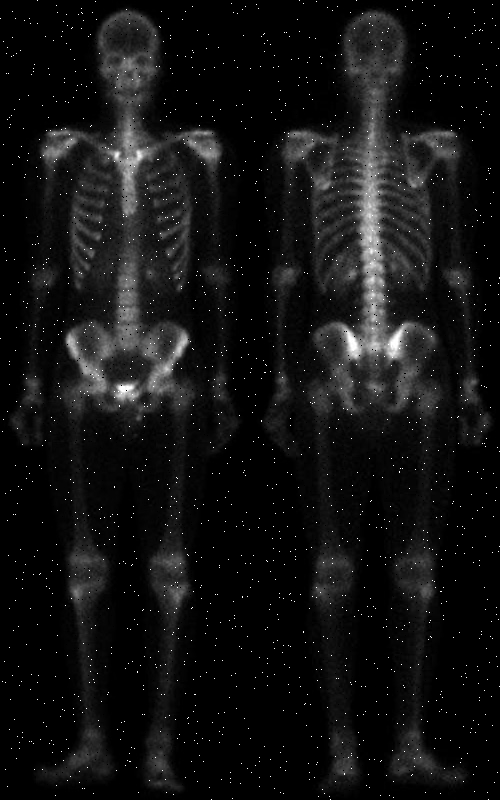
#> input picture HW2_DIP/images/bone-scan.png, 500 x 800 px
$ python 4.py
#> lines starting #> are read from the running program, lines starting #| are printed output that depends on the picture
import cv2 as cv
import numpy as np
import matplotlib.pyplot as plt
from matplotlib.widgets import Slider

#read image
img = cv.imread("images/bone-scan.png",0)
#> img is the input picture: shape (800, 500); min 0, max 255, mean 18.3
#filter function
def filterfunc(img, array):
#> called with array = 'median'
    if type(array) == np.ndarray or type(array) == list:
        if np.shape(array) == (3,3):
            img2 = cv.copyMakeBorder( img, 1 , 1 , 1 , 1 , cv.BORDER_REFLECT101 )
            shape = img2.shape
            out = np.ndarray((shape[0]-2,shape[1]-2) , dtype = 'uint8')
            for i in range(1,shape[0]-1):
                for j in range(1,shape[1]-1):

                    # [7 lines of commented-out code are left out]
                    s = array[0][0] * img2[i-1][j-1] + array[1][0] * img2[i][j-1] + array[2][0] * img2[i+1][j-1] + array[0][1] * img2[i-1][j] + array[1][1] * img2[i][j] + array[2][1] * img2[i+1][j] + array[0][2] * img2[i-1][j+1] + array[1][2] * img2[i][j+1] + array[2][2] * img2[i+1][j+1]

                    out[i-1][j-1] = np.clip(s,0,255)

            return out
        else:
            #return false if its not 3*3
            return False
    #median filter
    elif (array == 'median'):
        #make reflect border in order to apply filter
        img2 = cv.copyMakeBorder( img, 1 , 1 , 1 , 1 , cv.BORDER_REFLECT101 )
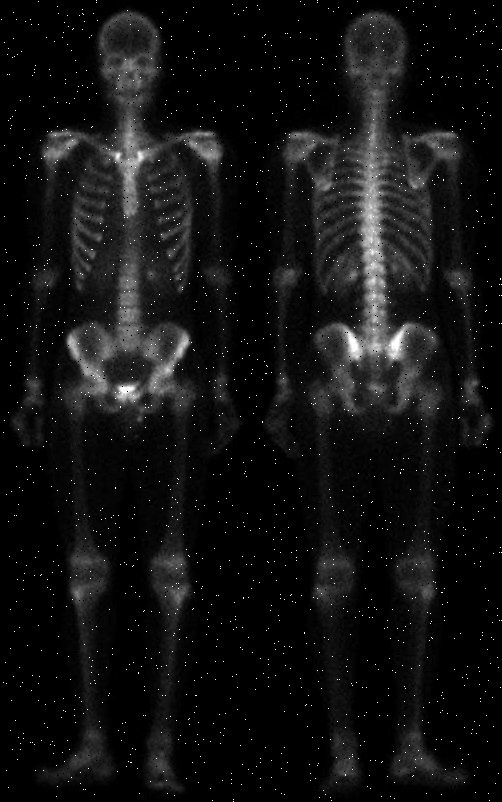
#> img2: shape (802, 502); min 0, max 255, mean 18.2
        #determine image shape
        shape = img2.shape
#> shape = (802, 502)
        #define zero image with respect to original image size
        out = np.ndarray((shape[0]-2,shape[1]-2) , dtype = 'uint8')
        #finding median intensity of 3*3 image
        for i in range(1,shape[0]-1):
            for j in range(1,shape[1]-1):
                a = img2[i-1:i+2,j-1:j+2]
                #reshape 3*3 to 1*9 then sort it
                out[i-1][j-1] = np.sort(np.reshape(a,(1,9))[0])[4]
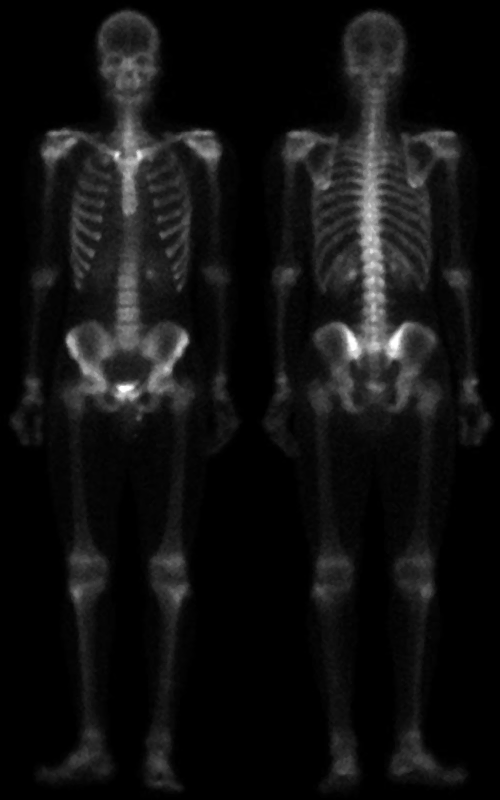
#> out: shape (800, 500); min 0, max 255, mean 17.2
        return out
    else:
        #if its not 'median'
        return False


# finding median filter
medianimg = filterfunc(img ,'median')
#subplots 1*2
fig , axs = plt.subplots(nrows = 1 , ncols = 2 )
fig.suptitle("Filtering")
#show original image
axs[0 ].imshow(img, cmap = 'gray' , vmin = 0 , vmax = 255)
axs[0 ].set_title("Original image")
axs[0 ].set_axis_off()
#show Median filtered image
axs[1].imshow(medianimg, cmap = 'gray' , vmin = 0 , vmax = 255)
axs[1].set_title("Median Filtered")
axs[1].set_axis_off()
#average filter
avgimg = filterfunc(img , [[1/9,1/9,1/9],[1/9,1/9,1/9],[1/9,1/9,1/9]])

#showing two images together
fig2 , axs = plt.subplots(nrows = 1 , ncols = 2 )
fig2.suptitle("Difference between Median and Average Filtering")
#show avg filter
axs[0 ].imshow(avgimg, cmap = 'gray' , vmin = 0 , vmax = 255)
axs[0 ].set_title("Average Filtered")
axs[0 ].set_axis_off()
#show median filter
axs[1].imshow(medianimg, cmap = 'gray' , vmin = 0 , vmax = 255)
axs[1].set_title("Median Filtered")
axs[1].set_axis_off()
#calculating laplacian with my own function
laplacian = filterfunc(medianimg , [[0 , 1, 0 ] , [ 1 , -4 , 1  ] , [ 0 , 1 , 0 ]])
#> after the loop in filterfunc (call 3), `for i in range(1,shape[0]-1):`:
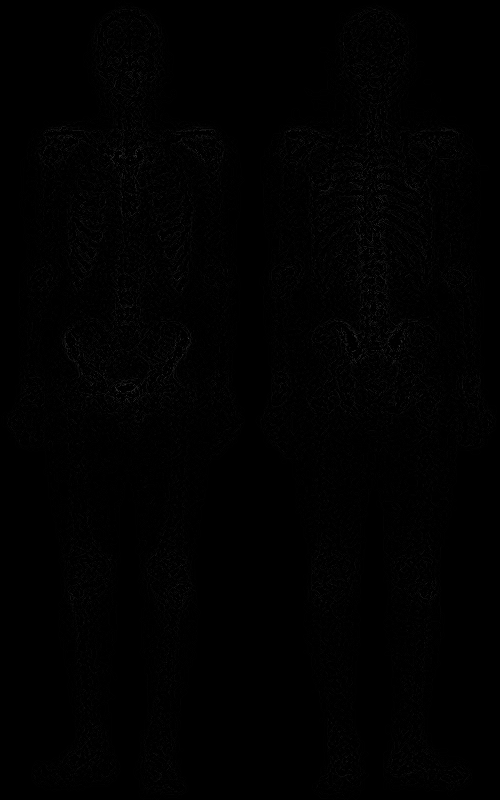
#> out: shape (800, 500); min 0, max 67, mean 1.1
laplacian= cv.convertScaleAbs(laplacian)

#calculating laplacian with predefined function
laplaciancv = cv.Laplacian(medianimg , cv.CV_8U )
laplaciancv = cv.convertScaleAbs(laplaciancv)

#tell us that our code is working well
print(np.all(laplaciancv==laplacian))
#| True

#Dynamic image
fig, ax = plt.subplots()
#adjust subplot from bottom
plt.subplots_adjust(bottom=0.25)
#title
plt.suptitle('Adding laplacian to original image with varying C')
#define color for slider
axcolor = 'lightgoldenrodyellow'
#show image in first subplot
l=plt.subplot(1,2,1)
l=l.imshow(medianimg , cmap='gray' , vmin= 0 , vmax=255)
axc = plt.axes([0.1, 0.1, 0.8, 0.03], facecolor=axcolor)
#subplot for hist
m=plt.subplot(1,2,2)
#plotting histogram
[n,X,V]=m.hist(medianimg.ravel() , bins=256 , log=True , color = 'k')
#> n = 256 values, max 164781 at index 0, min 0 at index 232, mean 1562.5; X = 257 values from 0 to 255; V = 256 items
#define slider
sc = Slider(axc,'c' , -20.0 , 20.0 , valinit=0 , valstep=0.5)

#update function for responsing to changes
def update(val):
    #getting current value
    c= sc.val
    #adding laplacian to image with specific amount
    new = np.clip((medianimg + c * laplacian),0,255).astype('uint8')
    #set data
    l.set_data(new)
    #updating histogram (rewrite histogram)
    m.cla()
    [n,X,V]=m.hist(new.ravel(), bins=256 , log=True,color='k')
    fig.canvas.draw_idle()
#call update function when slider changes
sc.on_changed(update)


plt.show()
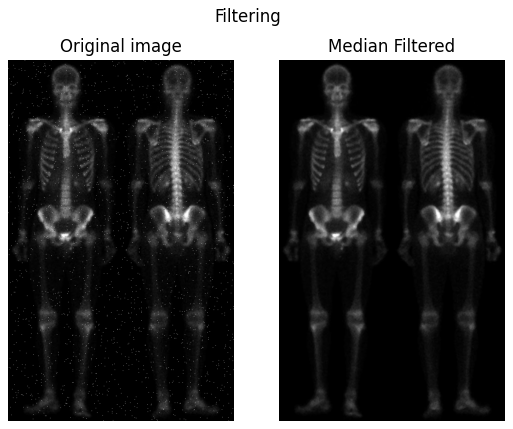
#> figure drawn by matplotlib, 2 panels
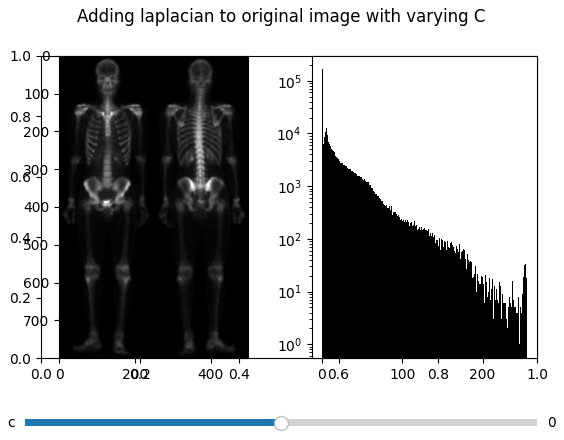
#> figure drawn by matplotlib, 3 panels; panel 3: tallest bar 164781 high, from x = 0 to 0.996

cv.waitKey(0)
